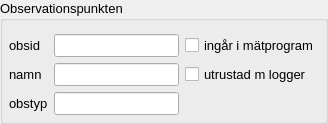
    <widget class="QGroupBox" name="group_box">
     <property name="font">
      <font>
       <family>Arial</family>
       <pointsize>10</pointsize>
       <kerning>false</kerning>
      </font>
     </property>
     <property name="title">
      <string>Observationspunkten</string>
     </property>
     <layout class="QGridLayout" name="grid_layout_2">
      <property name="leftMargin">
       <number>6</number>
      </property>
      <property name="topMargin">
       <number>13</number>
      </property>
      <property name="rightMargin">
       <number>6</number>
      </property>
      <property name="bottomMargin">
       <number>6</number>
      </property>
      <property name="spacing">
       <number>6</number>
      </property>
      <item row="0" column="0">
       <widget class="QLabel" name="label">
        <property name="enabled">
         <bool>true</bool>
        </property>
        <property name="sizePolicy">
         <sizepolicy hsizetype="Minimum" vsizetype="Fixed">
          <horstretch>0</horstretch>
          <verstretch>0</verstretch>
         </sizepolicy>
        </property>
        <property name="minimumSize">
         <size>
          <width>0</width>
          <height>0</height>
         </size>
        </property>
        <property name="maximumSize">
         <size>
          <width>16777215</width>
          <height>16777215</height>
         </size>
        </property>
        <property name="font">
         <font>
          <family>Arial</family>
          <pointsize>10</pointsize>
         </font>
        </property>
        <property name="layoutDirection">
         <enum>Qt::RightToLeft</enum>
        </property>
        <property name="text">
         <string>obsid</string>
        </property>
        <property name="alignment">
         <set>Qt::AlignLeading|Qt::AlignLeft|Qt::AlignVCenter</set>
        </property>
       </widget>
      </item>
      <item row="0" column="1">
       <widget class="QLineEdit" name="obsid">
        <property name="sizePolicy">
         <sizepolicy hsizetype="Expanding" vsizetype="Fixed">
          <horstretch>0</horstretch>
          <verstretch>0</verstretch>
         </sizepolicy>
        </property>
        <property name="minimumSize">
         <size>
          <width>0</width>
          <height>0</height>
         </size>
        </property>
        <property name="maximumSize">
         <size>
          <width>16777215</width>
          <height>16777215</height>
         </size>
        </property>
        <property name="font">
         <font>
          <family>Arial</family>
          <pointsize>10</pointsize>
         </font>
        </property>
        <property name="toolTip">
         <string>&lt;!DOCTYPE HTML PUBLIC &quot;-//W3C//DTD HTML 4.0//EN&quot; &quot;http://www.w3.org/TR/REC-html40/strict.dtd&quot;&gt;
&lt;html&gt;&lt;head&gt;&lt;meta name=&quot;qrichtext&quot; content=&quot;1&quot; /&gt;&lt;style type=&quot;text/css&quot;&gt;
p, li { white-space: pre-wrap; }
&lt;/style&gt;&lt;/head&gt;&lt;body style=&quot; font-family:'Ubuntu'; font-size:11pt; font-weight:400; font-style:normal;&quot;&gt;
&lt;p style=&quot; margin-top:0px; margin-bottom:0px; margin-left:0px; margin-right:0px; -qt-block-indent:0; text-indent:0px;&quot;&gt;Databasens primärnyckel!&lt;/p&gt;
&lt;p style=&quot; margin-top:0px; margin-bottom:0px; margin-left:0px; margin-right:0px; -qt-block-indent:0; text-indent:0px;&quot;&gt;Måste vara ett unikt id,&lt;/p&gt;
&lt;p style=&quot; margin-top:0px; margin-bottom:0px; margin-left:0px; margin-right:0px; -qt-block-indent:0; text-indent:0px;&quot;&gt;undvik å, ä, ö och andra&lt;/p&gt;
&lt;p style=&quot; margin-top:0px; margin-bottom:0px; margin-left:0px; margin-right:0px; -qt-block-indent:0; text-indent:0px;&quot;&gt;svåra tecken. &lt;/p&gt;&lt;/body&gt;&lt;/html&gt;</string>
        </property>
       </widget>
      </item>
      <item row="0" column="2">
       <widget class="QCheckBox" name="wmeas_yn">
        <property name="sizePolicy">
         <sizepolicy hsizetype="Minimum" vsizetype="Fixed">
          <horstretch>0</horstretch>
          <verstretch>0</verstretch>
         </sizepolicy>
        </property>
        <property name="maximumSize">
         <size>
          <width>16777215</width>
          <height>16777215</height>
         </size>
        </property>
        <property name="font">
         <font>
          <family>Arial</family>
          <pointsize>10</pointsize>
         </font>
        </property>
        <property name="toolTip">
         <string>&lt;!DOCTYPE HTML PUBLIC &quot;-//W3C//DTD HTML 4.0//EN&quot; &quot;http://www.w3.org/TR/REC-html40/strict.dtd&quot;&gt;
&lt;html&gt;&lt;head&gt;&lt;meta name=&quot;qrichtext&quot; content=&quot;1&quot; /&gt;&lt;style type=&quot;text/css&quot;&gt;
p, li { white-space: pre-wrap; }
&lt;/style&gt;&lt;/head&gt;&lt;body style=&quot; font-family:'Ubuntu'; font-size:11pt; font-weight:400; font-style:normal;&quot;&gt;
&lt;p style=&quot; margin-top:0px; margin-bottom:0px; margin-left:0px; margin-right:0px; -qt-block-indent:0; text-indent:0px;&quot;&gt;&lt;span style=&quot; font-family:'MS Shell Dlg 2'; font-size:8pt;&quot;&gt;x i denna ruta motsvarar '1'&lt;/span&gt;&lt;/p&gt;
&lt;p style=&quot; margin-top:0px; margin-bottom:0px; margin-left:0px; margin-right:0px; -qt-block-indent:0; text-indent:0px;&quot;&gt;&lt;span style=&quot; font-family:'MS Shell Dlg 2'; font-size:8pt;&quot;&gt;i kolumnen &amp;quot;wmeas_yn&amp;quot;&lt;/span&gt;&lt;/p&gt;
&lt;p style=&quot;-qt-paragraph-type:empty; margin-top:0px; margin-bottom:0px; margin-left:0px; margin-right:0px; -qt-block-indent:0; text-indent:0px; font-family:'MS Shell Dlg 2'; font-size:8pt;&quot;&gt;&lt;br /&gt;&lt;/p&gt;
&lt;p style=&quot; margin-top:0px; margin-bottom:0px; margin-left:0px; margin-right:0px; -qt-block-indent:0; text-indent:0px;&quot;&gt;&lt;span style=&quot; font-family:'MS Shell Dlg 2'; font-size:8pt;&quot;&gt;Kan användas för att hålla koll &lt;/span&gt;&lt;/p&gt;
&lt;p style=&quot; margin-top:0px; margin-bottom:0px; margin-left:0px; margin-right:0px; -qt-block-indent:0; text-indent:0px;&quot;&gt;&lt;span style=&quot; font-family:'MS Shell Dlg 2'; font-size:8pt;&quot;&gt;på vilka obspunkter som ska &lt;/span&gt;&lt;/p&gt;
&lt;p style=&quot; margin-top:0px; margin-bottom:0px; margin-left:0px; margin-right:0px; -qt-block-indent:0; text-indent:0px;&quot;&gt;&lt;span style=&quot; font-family:'MS Shell Dlg 2'; font-size:8pt;&quot;&gt;mätas vid ordinarie mätrunda&lt;/span&gt;&lt;/p&gt;&lt;/body&gt;&lt;/html&gt;</string>
        </property>
        <property name="text">
         <string>ingår i mätprogram</string>
        </property>
       </widget>
      </item>
      <item row="1" column="0">
       <widget class="QLabel" name="label_2">
        <property name="enabled">
         <bool>true</bool>
        </property>
        <property name="sizePolicy">
         <sizepolicy hsizetype="Minimum" vsizetype="Fixed">
          <horstretch>0</horstretch>
          <verstretch>0</verstretch>
         </sizepolicy>
        </property>
        <property name="minimumSize">
         <size>
          <width>0</width>
          <height>0</height>
         </size>
        </property>
        <property name="maximumSize">
         <size>
          <width>16777215</width>
          <height>16777215</height>
         </size>
        </property>
        <property name="font">
         <font>
          <family>Arial</family>
          <pointsize>10</pointsize>
         </font>
        </property>
        <property name="layoutDirection">
         <enum>Qt::RightToLeft</enum>
        </property>
        <property name="text">
         <string>namn</string>
        </property>
        <property name="alignment">
         <set>Qt::AlignLeading|Qt::AlignLeft|Qt::AlignVCenter</set>
        </property>
       </widget>
      </item>
      <item row="1" column="1">
       <widget class="QLineEdit" name="name">
        <property name="sizePolicy">
         <sizepolicy hsizetype="Expanding" vsizetype="Fixed">
          <horstretch>0</horstretch>
          <verstretch>0</verstretch>
         </sizepolicy>
        </property>
        <property name="minimumSize">
         <size>
          <width>0</width>
          <height>0</height>
         </size>
        </property>
        <property name="maximumSize">
         <size>
          <width>16777215</width>
          <height>16777215</height>
         </size>
        </property>
        <property name="font">
         <font>
          <family>Arial</family>
          <pointsize>10</pointsize>
         </font>
        </property>
        <property name="toolTip">
         <string>&lt;!DOCTYPE HTML PUBLIC &quot;-//W3C//DTD HTML 4.0//EN&quot; &quot;http://www.w3.org/TR/REC-html40/strict.dtd&quot;&gt;
&lt;html&gt;&lt;head&gt;&lt;meta name=&quot;qrichtext&quot; content=&quot;1&quot; /&gt;&lt;style type=&quot;text/css&quot;&gt;
p, li { white-space: pre-wrap; }
&lt;/style&gt;&lt;/head&gt;&lt;body style=&quot; font-family:'Ubuntu'; font-size:11pt; font-weight:400; font-style:normal;&quot;&gt;
&lt;p style=&quot; margin-top:0px; margin-bottom:0px; margin-left:0px; margin-right:0px; -qt-block-indent:0; text-indent:0px;&quot;&gt;Kan t.ex. vara originalnamn, &lt;/p&gt;
&lt;p style=&quot; margin-top:0px; margin-bottom:0px; margin-left:0px; margin-right:0px; -qt-block-indent:0; text-indent:0px;&quot;&gt;&amp;quot;bark1791109&amp;quot; osv&lt;/p&gt;&lt;/body&gt;&lt;/html&gt;</string>
        </property>
       </widget>
      </item>
      <item row="1" column="2">
       <widget class="QCheckBox" name="wlogg_yn">
        <property name="sizePolicy">
         <sizepolicy hsizetype="Minimum" vsizetype="Fixed">
          <horstretch>0</horstretch>
          <verstretch>0</verstretch>
         </sizepolicy>
        </property>
        <property name="maximumSize">
         <size>
          <width>16777215</width>
          <height>16777215</height>
         </size>
        </property>
        <property name="font">
         <font>
          <family>Arial</family>
          <pointsize>10</pointsize>
         </font>
        </property>
        <property name="toolTip">
         <string>&lt;!DOCTYPE HTML PUBLIC &quot;-//W3C//DTD HTML 4.0//EN&quot; &quot;http://www.w3.org/TR/REC-html40/strict.dtd&quot;&gt;
&lt;html&gt;&lt;head&gt;&lt;meta name=&quot;qrichtext&quot; content=&quot;1&quot; /&gt;&lt;style type=&quot;text/css&quot;&gt;
p, li { white-space: pre-wrap; }
&lt;/style&gt;&lt;/head&gt;&lt;body style=&quot; font-family:'Ubuntu'; font-size:11pt; font-weight:400; font-style:normal;&quot;&gt;
&lt;p style=&quot; margin-top:0px; margin-bottom:0px; margin-left:0px; margin-right:0px; -qt-block-indent:0; text-indent:0px;&quot;&gt;x i denna ruta motsvarar '1'&lt;/p&gt;
&lt;p style=&quot; margin-top:0px; margin-bottom:0px; margin-left:0px; margin-right:0px; -qt-block-indent:0; text-indent:0px;&quot;&gt;i kolumnen &amp;quot;wlogg_yn&amp;quot;&lt;/p&gt;
&lt;p style=&quot;-qt-paragraph-type:empty; margin-top:0px; margin-bottom:0px; margin-left:0px; margin-right:0px; -qt-block-indent:0; text-indent:0px;&quot;&gt;&lt;br /&gt;&lt;/p&gt;
&lt;p style=&quot; margin-top:0px; margin-bottom:0px; margin-left:0px; margin-right:0px; -qt-block-indent:0; text-indent:0px;&quot;&gt;Kan användas för att hålla&lt;/p&gt;
&lt;p style=&quot; margin-top:0px; margin-bottom:0px; margin-left:0px; margin-right:0px; -qt-block-indent:0; text-indent:0px;&quot;&gt;koll på var det sitter loggrar&lt;/p&gt;&lt;/body&gt;&lt;/html&gt;</string>
        </property>
        <property name="text">
         <string>utrustad m logger</string>
        </property>
       </widget>
      </item>
      <item row="2" column="0">
       <widget class="QLabel" name="label_4">
        <property name="enabled">
         <bool>true</bool>
        </property>
        <property name="sizePolicy">
         <sizepolicy hsizetype="Minimum" vsizetype="Fixed">
          <horstretch>0</horstretch>
          <verstretch>0</verstretch>
         </sizepolicy>
        </property>
        <property name="minimumSize">
         <size>
          <width>0</width>
          <height>0</height>
         </size>
        </property>
        <property name="maximumSize">
         <size>
          <width>16777215</width>
          <height>16777215</height>
         </size>
        </property>
        <property name="font">
         <font>
          <family>Arial</family>
          <pointsize>10</pointsize>
         </font>
        </property>
        <property name="layoutDirection">
         <enum>Qt::RightToLeft</enum>
        </property>
        <property name="text">
         <string>obstyp</string>
        </property>
        <property name="alignment">
         <set>Qt::AlignLeading|Qt::AlignLeft|Qt::AlignVCenter</set>
        </property>
        <property name="wordWrap">
         <bool>true</bool>
        </property>
       </widget>
      </item>
      <item row="2" column="1">
       <widget class="QLineEdit" name="type">
        <property name="sizePolicy">
         <sizepolicy hsizetype="Expanding" vsizetype="Fixed">
          <horstretch>0</horstretch>
          <verstretch>0</verstretch>
         </sizepolicy>
        </property>
        <property name="minimumSize">
         <size>
          <width>0</width>
          <height>0</height>
         </size>
        </property>
        <property name="maximumSize">
         <size>
          <width>16777215</width>
          <height>16777215</height>
         </size>
        </property>
        <property name="font">
         <font>
          <family>Arial</family>
          <pointsize>10</pointsize>
         </font>
        </property>
        <property name="toolTip">
         <string>&lt;!DOCTYPE HTML PUBLIC &quot;-//W3C//DTD HTML 4.0//EN&quot; &quot;http://www.w3.org/TR/REC-html40/strict.dtd&quot;&gt;
&lt;html&gt;&lt;head&gt;&lt;meta name=&quot;qrichtext&quot; content=&quot;1&quot; /&gt;&lt;style type=&quot;text/css&quot;&gt;
p, li { white-space: pre-wrap; }
&lt;/style&gt;&lt;/head&gt;&lt;body style=&quot; font-family:'Ubuntu'; font-size:11pt; font-weight:400; font-style:normal;&quot;&gt;
&lt;p style=&quot; margin-top:0px; margin-bottom:0px; margin-left:0px; margin-right:0px; -qt-block-indent:0; text-indent:0px;&quot;&gt;obsrör, pegel, vattenyta, &lt;/p&gt;
&lt;p style=&quot; margin-top:0px; margin-bottom:0px; margin-left:0px; margin-right:0px; -qt-block-indent:0; text-indent:0px;&quot;&gt;bergbrunn, filterbrunn, &lt;/p&gt;
&lt;p style=&quot; margin-top:0px; margin-bottom:0px; margin-left:0px; margin-right:0px; -qt-block-indent:0; text-indent:0px;&quot;&gt;schaktbrunn, slagsondering, &lt;/p&gt;
&lt;p style=&quot; margin-top:0px; margin-bottom:0px; margin-left:0px; margin-right:0px; -qt-block-indent:0; text-indent:0px;&quot;&gt;skruvborrning etc.&lt;/p&gt;&lt;/body&gt;&lt;/html&gt;</string>
        </property>
        <property name="layoutDirection">
         <enum>Qt::LeftToRight</enum>
        </property>
       </widget>
      </item>
     </layout>
    </widget>
